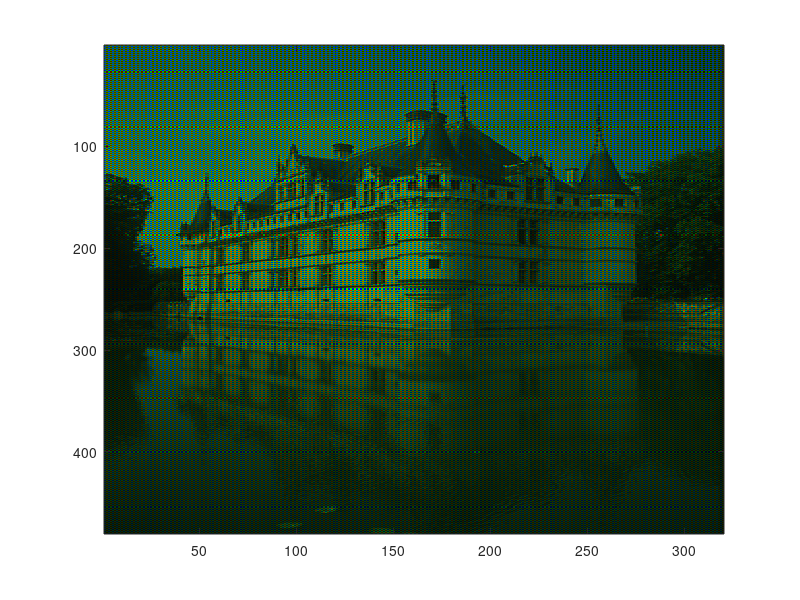
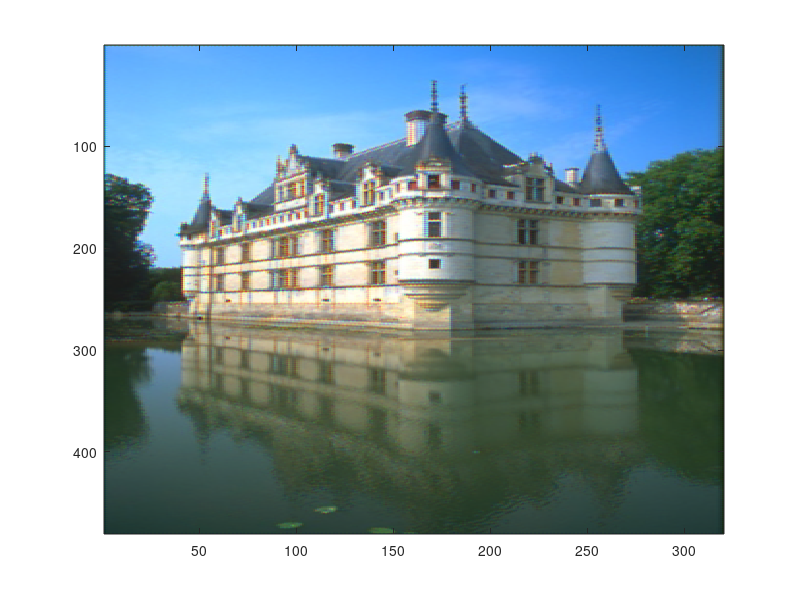

The MATLAB source for these figures, in order:
clear all;

load('bayerdata.mat');

bay = double(zeros(size(bayerimg,1),size(bayerimg,2),3 ));

bay(1:2:end, 1:2:end,2) = bayerimg(1:2:end,1:2:end);
bay(2:2:end, 2:2:end,2) = bayerimg(2:2:end,2:2:end);

bay(1:2:end, 2:2:end,1) = bayerimg(1:2:end,2:2:end);
bay(2:2:end, 1:2:end,3) = bayerimg(2:2:end,1:2:end);

rgb = bay;

image(bay/255.0);
figure;

h1 = [0.25, 0, 0.25; 
      0, 0, 0; 
      0.25, 0, 0.25];
h2 = [0, 0.25, 0; 
    0.25, 0, 0.25; 
    0, 0.25, 0];

r =  imfilter(rgb(:,:,1), h1);
rgb(:,:,1) = rgb(:,:,1)+r;

r =  imfilter(rgb(:,:,1), h2);
rgb(:,:,1) = rgb(:,:,1)+r;


b =  imfilter(rgb(:,:,3), h1);
rgb(:,:,3) = rgb(:,:,3)+b;
b =  imfilter(rgb(:,:,3), h2);
rgb(:,:,3) = rgb(:,:,3)+b;

g =  imfilter(rgb(:,:,2), h2);

rgb(:,:,2) = rgb(:,:,2)+g;

image(rgb/255.0);
